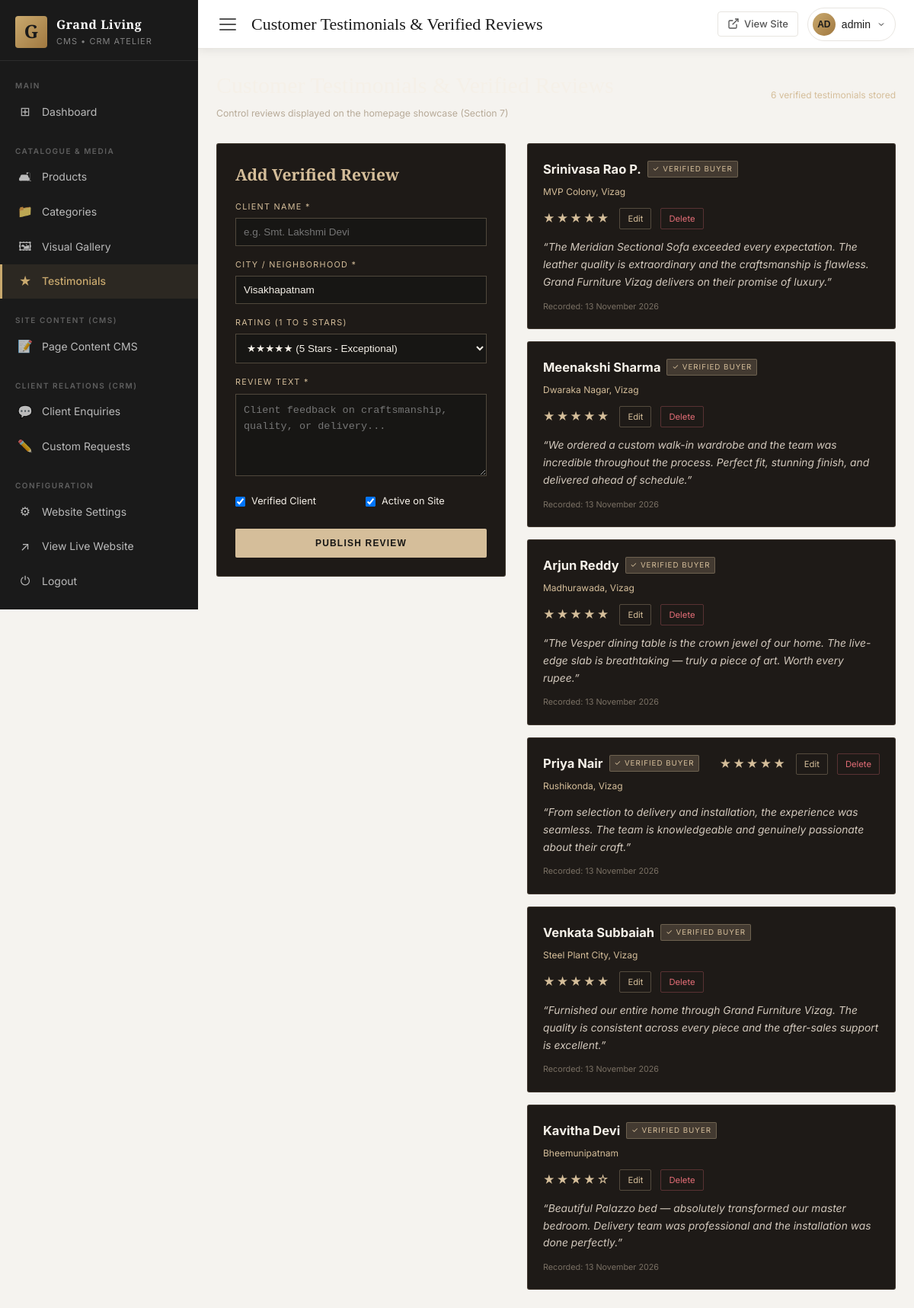
Screenshot of /admin/testimonials.php (signed in) with the database file from the repository.
### tables this page shows
CREATE TABLE `testimonials` (
    `id`          INT UNSIGNED NOT NULL AUTO_INCREMENT,
    `name`        VARCHAR(120) NOT NULL,
    `location`    VARCHAR(120) DEFAULT NULL,
    `rating`      TINYINT UNSIGNED NOT NULL DEFAULT 5,
    `review`      TEXT NOT NULL,
    `is_verified` TINYINT(1) NOT NULL DEFAULT 0,
    `is_active`   TINYINT(1) NOT NULL DEFAULT 1,
    `created_at`  DATETIME NOT NULL DEFAULT CURRENT_TIMESTAMP,
    PRIMARY KEY (`id`),
    KEY `idx_testimonials_active`   (`is_active`),
    KEY `idx_testimonials_verified` (`is_verified`)
);

### includes/functions.php (called while the page is built, shortened)
<?php
function formatDate(string $date): string
{
    return date('d F Y', strtotime($date));
}

### admin/testimonials.php (the view, shortened to what this page needs)
<?php
require_once dirname(__DIR__) . '/includes/functions.php';
$editItem = null;
$testimonials = $pdo->query('SELECT * FROM testimonials ORDER BY created_at DESC')->fetchAll();
include __DIR__ . '/includes/admin-header.php';
?>
<div style="display:flex;justify-content:space-between;align-items:center;margin-bottom:28px;flex-wrap:wrap;gap:16px;">
  <div>
    <h2 style="font-family:'Cormorant Garamond',serif;font-size:2rem;color:#F5F0E8;font-weight:400;">Customer Testimonials &amp; Verified Reviews</h2>
    <span style="font-size:0.82rem;color:#B7AA98;">Control reviews displayed on the homepage showcase (Section 7)</span>
  </div>
  <div>
    <span style="font-size:0.8rem;color:#D5BE9A;"><?= count($testimonials) ?> verified testimonials stored</span>
  </div>
</div>
<div style="display:grid;grid-template-columns:380px 1fr;gap:28px;align-items:start;">
  <div style="background:#1E1A17;border:1px solid rgba(213,190,154,0.2);padding:24px;border-radius:3px;">
    <h3 style="font-family:'Cormorant Garamond',serif;font-size:1.4rem;color:#D5BE9A;margin-bottom:16px;">
      <?= $editItem ? 'Edit Review #' . $editItem['id'] : 'Add Verified Review' ?>
    </h3>
    <form method="POST" action="" style="display:flex;flex-direction:column;gap:16px;">
      <div>
        <label style="display:block;font-size:0.72rem;text-transform:uppercase;letter-spacing:0.12em;color:#D5BE9A;margin-bottom:6px;">Client Name *</label>
        <input type="text" name="name" required value="<?= htmlspecialchars($editItem['name'] ?? '') ?>" placeholder="e.g. Smt. Lakshmi Devi" style="width:100%;box-sizing:border-box;background:#171614;border:1px solid rgba(213,190,154,0.3);color:#F5F0E8;padding:10px;font-size:0.9rem;">
      </div>
      <div>
        <label style="display:block;font-size:0.72rem;text-transform:uppercase;letter-spacing:0.12em;color:#D5BE9A;margin-bottom:6px;">City / Neighborhood *</label>
        <input type="text" name="location" required value="<?= htmlspecialchars($editItem['location'] ?? 'Visakhapatnam') ?>" placeholder="e.g. MVP Colony, Vizag" style="width:100%;box-sizing:border-box;background:#171614;border:1px solid rgba(213,190,154,0.3);color:#F5F0E8;padding:10px;font-size:0.9rem;">
      </div>
      <div>
        <label style="display:block;font-size:0.72rem;text-transform:uppercase;letter-spacing:0.12em;color:#D5BE9A;margin-bottom:6px;">Rating (1 to 5 Stars)</label>
        <select name="rating" style="width:100%;box-sizing:border-box;background:#171614;border:1px solid rgba(213,190,154,0.3);color:#F5F0E8;padding:10px;font-size:0.9rem;">
          <option value="5" <?= ($editItem['rating'] ?? 5) == 5 ? 'selected' : '' ?>>★★★★★ (5 Stars - Exceptional)</option>
        </select>
      </div>
      <div>
        <label style="display:block;font-size:0.72rem;text-transform:uppercase;letter-spacing:0.12em;color:#D5BE9A;margin-bottom:6px;">Review Text *</label>
        <textarea name="review" rows="4" required placeholder="Client feedback on craftsmanship, quality, or delivery..." style="width:100%;box-sizing:border-box;background:#171614;border:1px solid rgba(213,190,154,0.3);color:#F5F0E8;padding:10px;font-size:0.9rem;resize:vertical;line-height:1.6;"><?= htmlspecialchars($editItem['review'] ?? '') ?></textarea>
      </div>
      <div style="display:grid;grid-template-columns:1fr 1fr;gap:12px;">
        <label style="display:flex;align-items:center;gap:8px;cursor:pointer;color:#F5F0E8;font-size:0.85rem;">
          <input type="checkbox" name="is_verified" value="1" <?= ($editItem['is_verified'] ?? 1) ? 'checked' : '' ?>>
          Verified Client
        </label>
        <label style="display:flex;align-items:center;gap:8px;cursor:pointer;color:#F5F0E8;font-size:0.85rem;">
          <input type="checkbox" name="is_active" value="1" <?= ($editItem['is_active'] ?? 1) ? 'checked' : '' ?>>
          Active on Site
        </label>
      </div>
      <div style="display:flex;gap:10px;margin-top:10px;">
        <button type="submit" style="flex:1;padding:12px;background:#D5BE9A;color:#171614;border:none;font-size:0.8rem;font-weight:700;text-transform:uppercase;letter-spacing:0.1em;cursor:pointer;border-radius:2px;">
          <?= $editItem ? 'Save Review' : 'Publish Review' ?>
        </button>
      </div>
    </form>
  </div>
  <div style="display:flex;flex-direction:column;gap:16px;">
    <?php foreach ($testimonials as $t): ?>
      <div style="background:#1E1A17;border:1px solid rgba(213,190,154,0.18);padding:20px;border-radius:3px;display:flex;flex-direction:column;gap:12px;">
        <div style="display:flex;justify-content:space-between;align-items:start;flex-wrap:wrap;gap:10px;">
          <div>
            <div style="display:flex;align-items:center;gap:8px;margin-bottom:4px;">
              <strong style="color:#F5F0E8;font-size:1.1rem;"><?= htmlspecialchars($t['name']) ?></strong>
              <?php if ($t['is_verified']): ?>
                <span style="font-size:0.65rem;text-transform:uppercase;letter-spacing:0.1em;background:rgba(213,190,154,0.2);color:#D5BE9A;border:1px solid rgba(213,190,154,0.3);padding:2px 6px;border-radius:2px;">
                  ✓ Verified Buyer
                </span>
              <?php endif; ?>
            </div>
            <span style="color:#D5BE9A;font-size:0.8rem;"><?= htmlspecialchars($t['location']) ?></span>
          </div>
          <div style="display:flex;align-items:center;gap:12px;">
            <span style="color:#D5BE9A;font-size:1rem;letter-spacing:2px;">
              <?= str_repeat('★', (int)$t['rating']) . str_repeat('☆', 5 - (int)$t['rating']) ?>
            </span>
            <a href="<?= ADMIN_URL ?>/testimonials.php?edit=<?= $t['id'] ?>" style="color:#D5BE9A;font-size:0.75rem;text-decoration:none;padding:4px 10px;border:1px solid rgba(213,190,154,0.3);border-radius:2px;">Edit</a>
            <a href="<?= ADMIN_URL ?>/testimonials.php?delete=<?= $t['id'] ?>" onclick="return confirm('Delete this testimonial?');" style="color:#e06c75;font-size:0.75rem;text-decoration:none;padding:4px 10px;border:1px solid rgba(224,108,117,0.3);border-radius:2px;">Delete</a>
          </div>
        </div>
        <p style="color:#D2C8BC;font-size:0.92rem;line-height:1.65;margin:0;font-style:italic;">
          &ldquo;<?= htmlspecialchars($t['review']) ?>&rdquo;
        </p>
        <span style="color:rgba(183,170,152,0.6);font-size:0.72rem;">
          Recorded: <?= formatDate($t['created_at']) ?>
        </span>
      </div>
    <?php endforeach; ?>
  </div>
</div>
<?php include __DIR__ . '/includes/admin-footer.php'; ?>

### admin/assets/admin.css (style rules this page uses)
:root { --gold: #C9A96E; --gold-light: #E8D5B0; --gold-dark: #A07840; --dark: #1A1A1A; --dark-2: #2A2A2A; --dark-3: #333333; --mid: #555555; --light: #F5F3EF; --lighter: #FAFAF8; --white: #FFFFFF; --border: #E8E5E0; --danger: #DC3545; --success: #28A745; --warning: #FFC107; --info: #17A2B8; --sidebar-w: 260px; --topbar-h: 64px; --radius: 8px; --radius-sm: 4px; --shadow: 0 2px 12px rgba(0,0,0,.08); --shadow-md: 0 4px 24px rgba(0,0,0,.12); --font-serif: 'Cormorant Garamond', Georgia, serif; --font-sans: 'Inter', system-ui, -apple-system, sans-serif; }
*, *::before, *::after { box-sizing: border-box; margin: 0; padding: 0; }
html { font-size: 15px; -webkit-text-size-adjust: 100%; }
body.admin-body { font-family: var(--font-sans); background: var(--light); color: var(--dark); line-height: 1.6; min-height: 100vh; }
a { color: var(--gold-dark); text-decoration: none; }

### rows the page displays
testimonials: name "Srinivasa Rao P.", is_verified "✓ VERIFIED BUYER", location "MVP Colony, Vizag", rating "★★★★★", review "The Meridian Sectional Sofa exceeded every expectation. The leather quality is extraordinary and the craftsmanship is flawless. Grand Furniture Vizag delivers on their promise of luxury.", created_at "13 November 2026"
testimonials: name "Meenakshi Sharma", is_verified "✓ VERIFIED BUYER", location "Dwaraka Nagar, Vizag", rating "★★★★★", review "We ordered a custom walk-in wardrobe and the team was incredible throughout the process. Perfect fit, stunning finish, and delivered ahead of schedule.", created_at "13 November 2026"
testimonials: name "Arjun Reddy", is_verified "✓ VERIFIED BUYER", location "Madhurawada, Vizag", rating "★★★★★", review "The Vesper dining table is the crown jewel of our home. The live-edge slab is breathtaking — truly a piece of art. Worth every rupee.", created_at "13 November 2026"
testimonials: name "Priya Nair", is_verified "✓ VERIFIED BUYER", location "Rushikonda, Vizag", rating "★★★★★", review "From selection to delivery and installation, the experience was seamless. The team is knowledgeable and genuinely passionate about their craft.", created_at "13 November 2026"
testimonials: name "Venkata Subbaiah", is_verified "✓ VERIFIED BUYER", location "Steel Plant City, Vizag", rating "★★★★★", review "Furnished our entire home through Grand Furniture Vizag. The quality is consistent across every piece and the after-sales support is excellent.", created_at "13 November 2026"
testimonials: name "Kavitha Devi", is_verified "✓ VERIFIED BUYER", location "Bheemunipatnam", rating "★★★★", rating "☆", review "Beautiful Palazzo bed — absolutely transformed our master bedroom. Delivery team was professional and the installation was done perfectly.", created_at "13 November 2026"

### other values shown
$icon "⊞ 🛋 📁 🖼 ★ 📝 💬 ✏️ ⚙ ⏻"
$label "Dashboard Products Categories Visual Gallery Testimonials Page Content CMS Client Enquiries Custom Requests Website Settings Logout"
$pageTitle "Customer Testimonials & Verified Reviews"
substr($admin['name'], 0, 2) "AD"
$admin['name'] "admin"
count($testimonials) "6"
